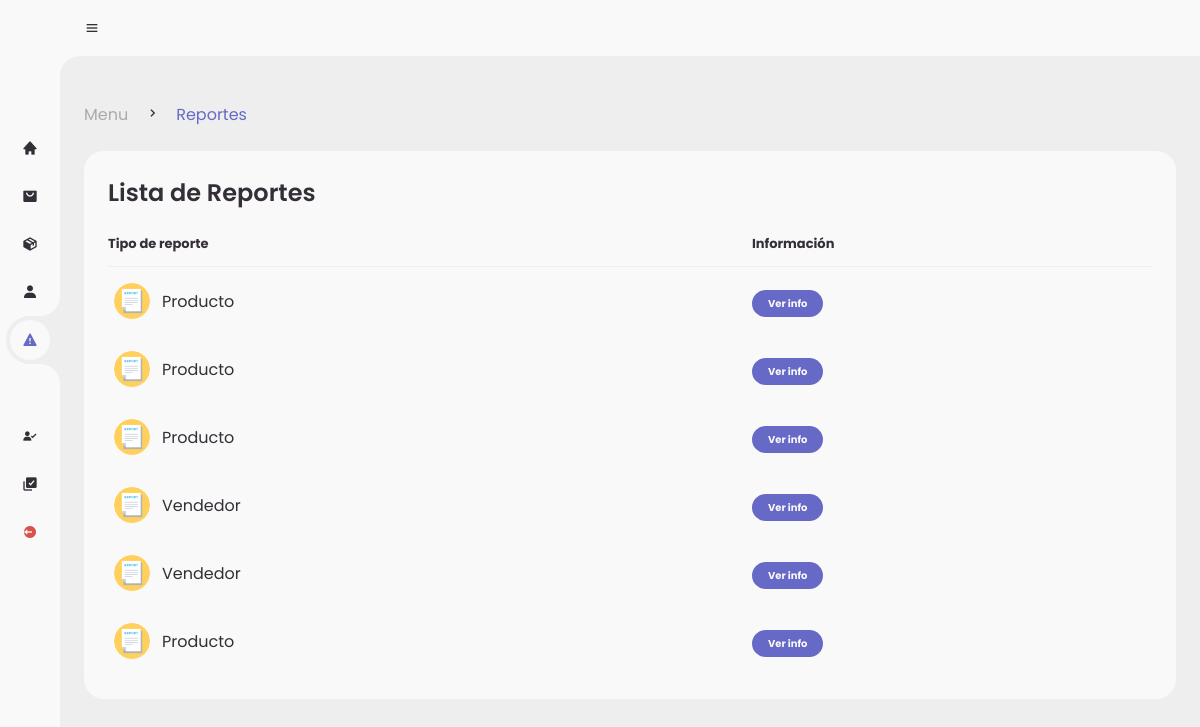
Page /admin/reports.php on the committed database.
### tables this page shows
CREATE TABLE `reports` (
  `id_report` int(11) NOT NULL,
  `report` varchar(150) NOT NULL,
  `type` varchar(30) NOT NULL,
  `ID_registro` int(11) DEFAULT NULL,
  `id_product` int(11) DEFAULT NULL,
  `id_star` int(11) DEFAULT NULL,
  `id_comment` int(11) DEFAULT NULL,
  `seller` int(11) DEFAULT NULL,
  `buyer` int(11) DEFAULT NULL,
  `estatus` int(2) NOT NULL
);

### admin/reports.php (the view, shortened to what this page needs)
<!DOCTYPE html>
<?php
include('../global/conexion.php');
?>
<html lang="en">
<head>
	<link href='https://unpkg.com/boxicons@2.0.9/css/boxicons.min.css' rel='stylesheet'>
	<link rel="stylesheet" href="style.css">
</head>
<body>
	<section id="sidebar">
		<a href="./menu.php" class="brand">
		</a>
		<ul class="side-menu top">
			<li >
				<a href="./menu.php">
					<i class='bx bxs-home' ></i>
				</a>
			</li>
			<li >
				<a href="./orders.php">
					<i class='bx bxs-shopping-bag-alt' ></i>
				</a>
			</li>
			<li>
				<a href="./products.php">
					<i class='bx bxs-package'></i>
				</a>
			</li>
			<li>
				<a href="./sellers.php">
					<i class='bx bxs-user' ></i>
				</a>
			</li>
			<li class="active">
				<a href="./reports.php">
					<i class='bx bxs-error' ></i>
				</a>
			</li>
		</ul>
		<ul class="side-menu">
			<li>
				<a href="./reg-vendedores.php">
					<i class='bx bxs-user-check' ></i>
				</a>
			</li>
			<li>
				<a href="./reg-productos.php">
					<i class='bx bxs-select-multiple' ></i>
				</a>
			</li>
			<li>
				<a href="../global/logout.php" class="logout">
					<i class='bx bxs-log-out-circle' ></i>
				</a>
			</li>
		</ul>
	</section>
	<section id="content">
		<nav>
			<i class='bx bx-menu' ></i>
		</nav>
		<main>
			<div class="head-title">
				<div class="left">
					<ul class="breadcrumb">
						<li>
							<a href="./menu.php">Menu</a>
						</li>
						<li><i class='bx bx-chevron-right' ></i></li>
						<li>
							<a class="active" href="./reports.php">Reportes</a>
						</li>
					</ul>
				</div>
			</div>
			<div class="table-data">
				<div class="order">
					<div class="head">
						<h3>Lista de Reportes</h3>
					</div>
					<table>
						<thead>
							<tr>
								<th>Tipo de reporte</th>
								<th>Información</th>
							</tr>
						</thead>
						<tbody>
						<?php
							$query = mysqli_query($conn,"SELECT * FROM reports WHERE estatus = 0");
							while($row = mysqli_fetch_array($query)){
						?>
							<tr>
								<td>
									<img src="../assets/utilities/reporte.png">
									<p><?php echo $row['type']?></p>
								</td>
								<td><a href="./pages/det-reports.php?report=<?php echo $row['id_report']?>"><span class="status completed">Ver info</span></a></td>
							</tr>
						<?php }?>
						</tbody>
					</table>
				</div>
		</main>
	</section>
</body>
</html>

### rows in the picture
reports: type "Producto"
reports: type "Producto"
reports: type "Producto"
reports: type "Vendedor"
reports: type "Vendedor"
reports: type "Producto"
